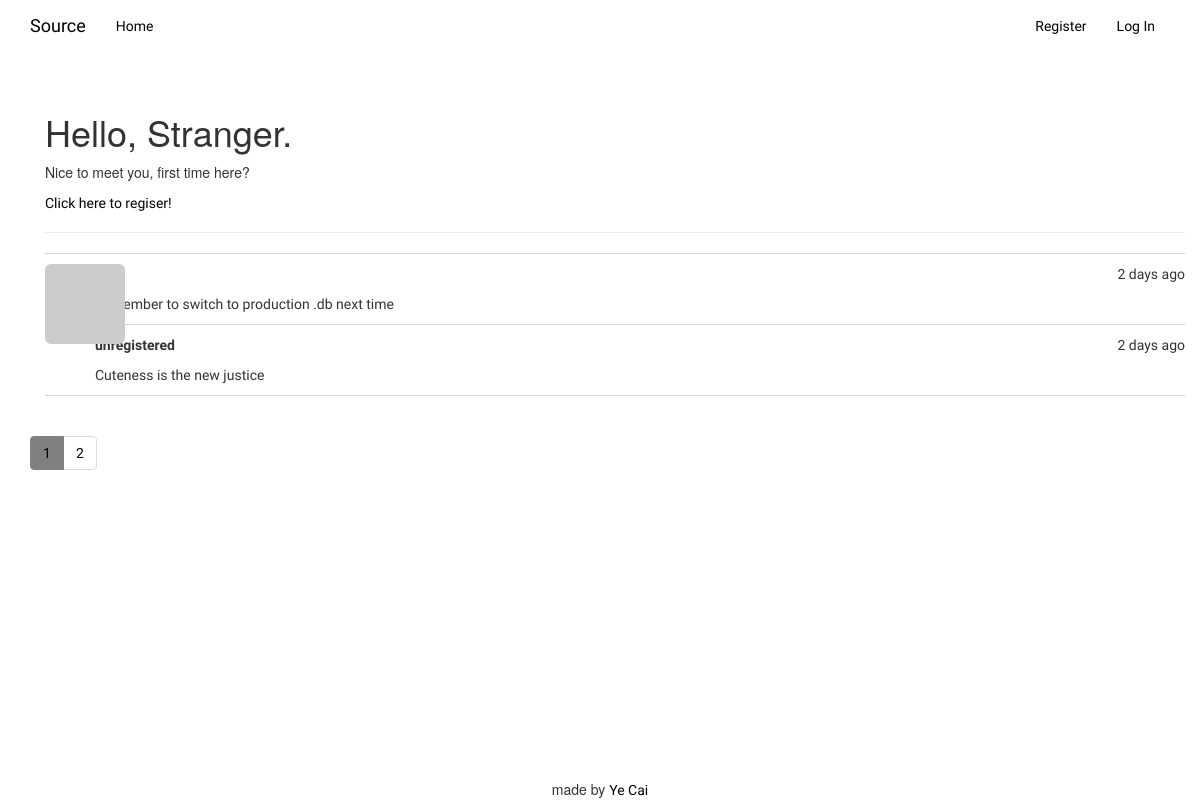
The page / on the database its author committed.
### app/models.py (models this page shows)
class Post(db.Model):
    __tablename__ = 'posts'
    id = db.Column(db.Integer, primary_key=True)
    body = db.Column(db.Text)
    timestamp = db.Column(db.DateTime, index=True, default=datetime.utcnow)
    author_id = db.Column(db.Integer, db.ForeignKey('users.id'))

### app/main/views.py (the view)
@main.route('/', methods=['GET', 'POST'])
def index():
    form = PostForm()
    if current_user.can(Permission.WRITE) and form.validate_on_submit():
        post = Post(body=form.body.data,
                    author=current_user._get_current_object())
        db.session.add(post)
        db.session.commit()
        return redirect(url_for('.index'))
    page = request.args.get('page', 1, type=int)
    pagination = Post.query.order_by(Post.timestamp.desc()).paginate(
        page, per_page=current_app.config['POSTS_PER_PAGE'], error_out=False)
    posts = pagination.items
    return render_template('index.html', form=form, posts=posts,
                           Permission=Permission, pagination=pagination)

### app/auth/views.py (called while the page is built)
@auth.before_app_request
def before_request():
    if current_user.is_authenticated:
        current_user.ping()
        if not current_user.confirmed\
            and request.endpoint\
            and request.blueprint != 'auth'\
            and request.endpoint != 'static':
                return redirect(url_for('auth.unconfirmed'))

### app/models.py (called while the page is built)
    def gravatar_hash(self):
        return hashlib.md5(self.email.lower().encode('utf-8')).hexdigest()

    def gravatar(self, size=100, default='identicon', rating='g'):
        if request.is_secure:
            url = 'https://secure.gravatar.com/avatar'
        else:
            url = 'http://www.gravatar.com/avatar'
        hash = self.avatar_hash or self.gravatar_hash()
        return '{url}/{hash}?s={size}&d={default}&r={rating}'.format(
            url=url, hash=hash, size=size, default=default, rating=rating)

    def can(self, permissions):
        return False

### app/templates/index.html (shortened to what this page needs)
{% extends "base.html" %}
{% import "bootstrap/wtf.html" as wtf %}
{% block page_content %}
<div class="container">
  <div class="page-header">
    {% if current_user.is_authenticated %}
            <h1>Hello, {{ current_user.username|capitalize }}!</h1>
            <p>Welcome back!</p>
    {% else %}
            <h1>Hello, Stranger.</h1>
            <p>Nice to meet you, first time here?</p>
            <p><a href="{{ url_for('auth.register') }}">Click here to regiser!</a></p>
    {% endif %}
  </div>
    {% include '_posts.html' %}
</div>
{% endblock %}

### app/templates/_posts.html (shortened to what this page needs)
<ul class="posts">
    {% for post in posts %}
    <li class="post">
        {% if post.author %}
            <div class="post-thumbnail">
                <a href="{{ url_for('.user', username=post.author.username) }}">
                    <img src="{{ post.author.gravatar(size=40) }}" class="img-rounded profile-thumbnail">
                </a>
            </div>
            <div class="post-content">
                <div class="post-date">{{ moment(post.timestamp).fromNow() }}</div>
                <div class="post-author">
                    <a href="{{ url_for('.user', username=post.author.username) }}">
                    </a>
                </div>
                <div class="post-body">{{ post.body }}</div>
            </div>
        {% else %}
            <div class="post-content">
                <div class="post-date">{{ moment(post.timestamp).fromNow() }}</div>
                <div class="post-author">unregistered</div>
                <div class="post-body">{{ post.body }}</div>
            </div>
        {% endif %}
    </li>
    {% endfor %}
</ul>

### app/static/style.css (style rules this page uses)
a { font-family:Electrolize; color: black !important; }
div>ul>li>div>a { font-family: Electrolize; }
.profile-thumbnail { position: absolute; padding: 0; }
div.post-thumbnail { position: absolute; }
div.post-date { float: right; }
div.post-author { margin: 10px 50px; font-weight: bold; }
div.post-body { margin: 0px 50px 10px; }
ul.posts { list-style-type: none !important; margin: 16px 0px 0px 0px; border-top: 1px solid #d7d3d3; padding: 0; font-family: Electrolize; }
li.post { //margin: 20px 10px 10px 10px; border-bottom: 1px solid #d7d3d3; }

### rows shown on the page
Post: timestamp "2 days ago", body "Remember to switch to production .db next time"
Post: timestamp "2 days ago", body "Cuteness is the new justice"

### other values the page prints
{{ p }} "1"
{{ p }} "2"
